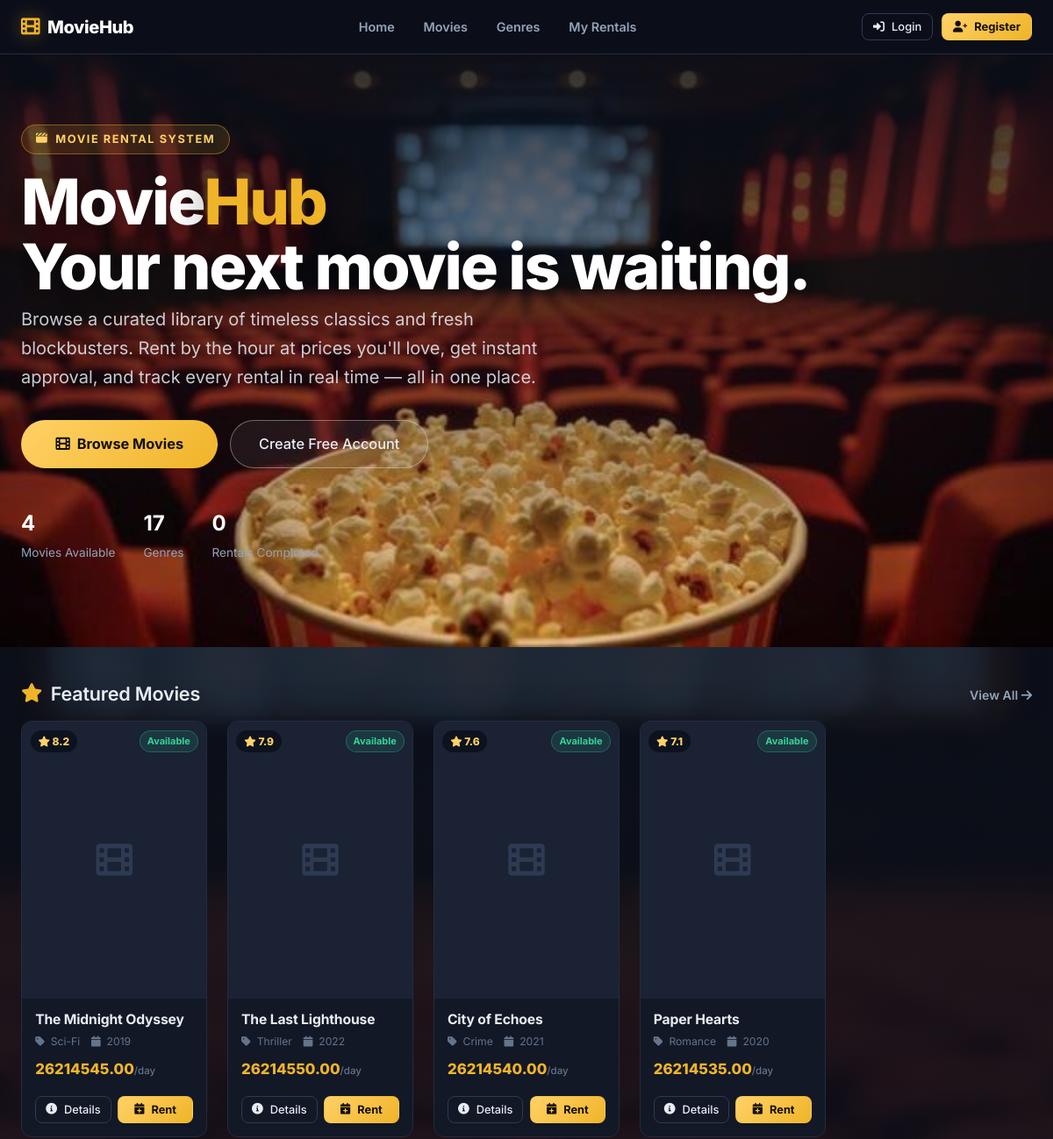
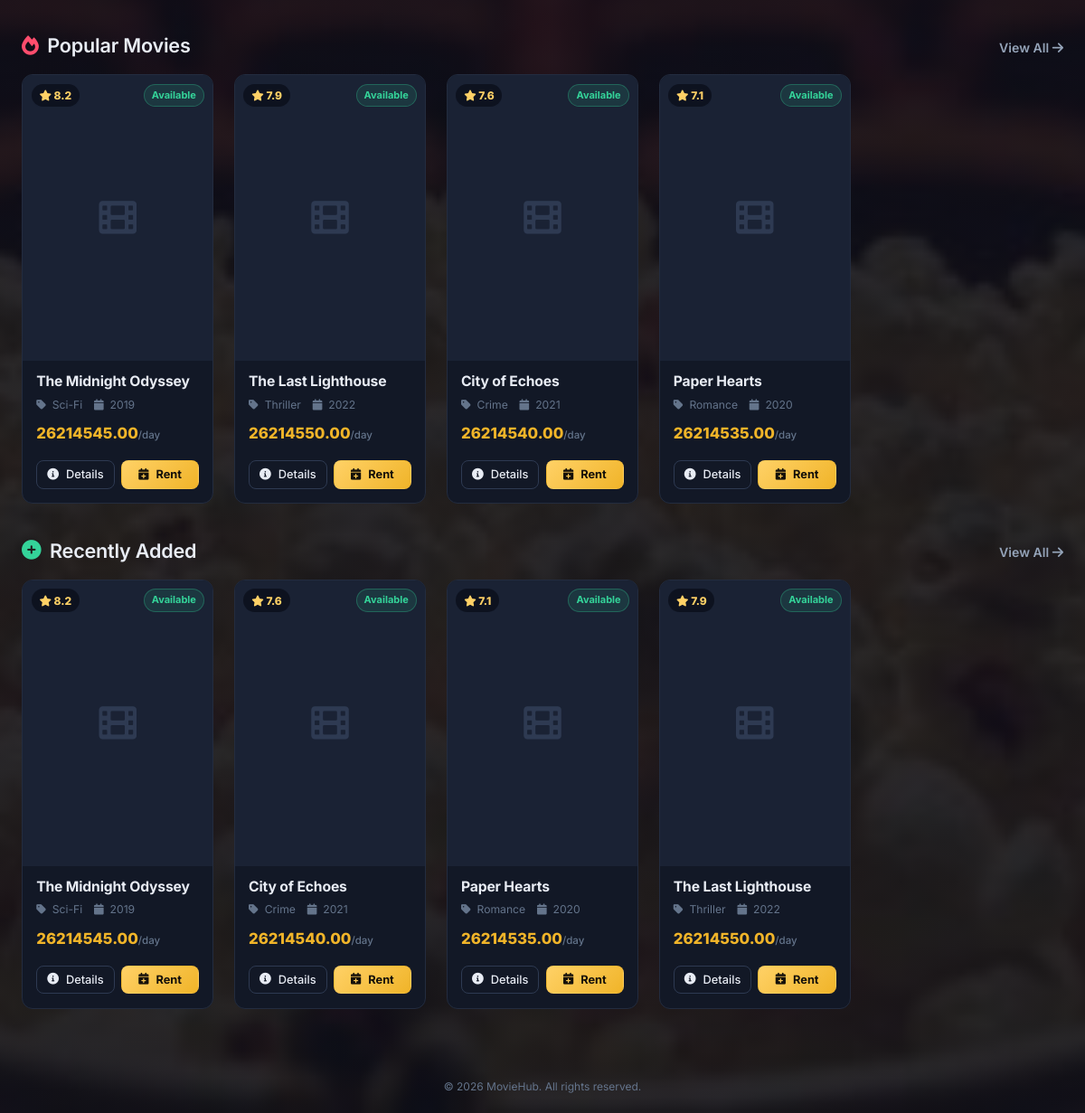
The page / on the database its author committed (2 pictures, top to bottom).
### tables this page shows
CREATE TABLE IF NOT EXISTS movies (
    movie_id INT UNSIGNED NOT NULL AUTO_INCREMENT,
    title VARCHAR(150) NOT NULL,
    description TEXT DEFAULT NULL,
    genre_id INT UNSIGNED DEFAULT NULL,
    release_year SMALLINT UNSIGNED DEFAULT NULL,
    director VARCHAR(100) DEFAULT NULL,
    cast_members TEXT DEFAULT NULL,
    duration_minutes SMALLINT UNSIGNED DEFAULT NULL,
    rating DECIMAL(3,1) UNSIGNED DEFAULT NULL,
    rental_price DECIMAL(10,2) NOT NULL,
    poster VARCHAR(255) DEFAULT NULL,
    status ENUM('available','rented','maintenance') NOT NULL DEFAULT 'available',
    created_at TIMESTAMP NOT NULL DEFAULT CURRENT_TIMESTAMP,
    updated_at TIMESTAMP NOT NULL DEFAULT CURRENT_TIMESTAMP ON UPDATE CURRENT_TIMESTAMP,
    PRIMARY KEY (movie_id),
    KEY fk_movies_genre (genre_id),
    KEY idx_movies_status (status),
    CONSTRAINT fk_movies_genre FOREIGN KEY (genre_id) REFERENCES genres(id)
        ON DELETE SET NULL ON UPDATE CASCADE
);

CREATE TABLE IF NOT EXISTS genres (
    id INT UNSIGNED AUTO_INCREMENT PRIMARY KEY,
    name VARCHAR(50) UNIQUE NOT NULL,
    created_at TIMESTAMP DEFAULT CURRENT_TIMESTAMP
);

### includes/header_public.php (called while the page is built, shortened)
<?php
require_once __DIR__ . '/navbar.php';
?>

### index.php (the view, shortened to what this page needs)
<?php
require_once 'db_connect.php';
try {
    $featured = $pdo->query("SELECT m.movie_id, m.title, m.poster, m.release_year, m.rating, m.rental_price, m.status, g.name AS genre FROM movies m LEFT JOIN genres g ON m.genre_id = g.id WHERE m.status = 'available' AND m.rating IS NOT NULL ORDER BY m.rating DESC, m.created_at DESC LIMIT 8")->fetchAll();
} catch (PDOException $e) { $featured = []; }
try {
    $popular = $pdo->query("SELECT m.movie_id, m.title, m.poster, m.release_year, m.rating, m.rental_price, m.status, g.name AS genre, COUNT(r.rental_id) AS rental_count FROM movies m LEFT JOIN genres g ON m.genre_id = g.id LEFT JOIN rentals r ON r.movie_id = m.movie_id GROUP BY m.movie_id, m.title, m.poster, m.release_year, m.rating, m.rental_price, m.status, g.name ORDER BY rental_count DESC, m.rating DESC LIMIT 8")->fetchAll();
} catch (PDOException $e) { $popular = []; }
try {
    $recent = $pdo->query("SELECT m.movie_id, m.title, m.poster, m.release_year, m.rating, m.rental_price, m.status, g.name AS genre FROM movies m LEFT JOIN genres g ON m.genre_id = g.id ORDER BY m.created_at DESC LIMIT 8")->fetchAll();
} catch (PDOException $e) { $recent = []; }
try { $total_movies = $pdo->query("SELECT COUNT(*) FROM movies")->fetchColumn(); } catch (Exception $e) { $total_movies = 0; }
try { $total_genres = $pdo->query("SELECT COUNT(*) FROM genres")->fetchColumn(); } catch (Exception $e) { $total_genres = 0; }
try { $total_rentals = $pdo->query("SELECT COUNT(*) FROM rentals WHERE status = 'approved'")->fetchColumn(); } catch (Exception $e) { $total_rentals = 0; }
function mh_movie_card(array $movie): void {
    $detailUrl = 'client/movie_details.php?id=' . (int)$movie['movie_id'];
    $rentUrl = 'client/dashboard.php?rent=' . (int)$movie['movie_id'];
    ?>
    <div class="movie-card">
        <a href="<?php echo $detailUrl; ?>" class="movie-poster">
            <?php if (!empty($movie['poster'])): ?>
                <img src="<?php echo htmlspecialchars(movie_poster_url($movie['poster'])); ?>" alt="<?php echo htmlspecialchars($movie['title']); ?>" loading="lazy">
            <?php else: ?>
                <span class="ph-fallback"><i class="fas fa-film"></i></span>
            <?php endif; ?>
            <?php if ($movie['rating'] !== null && $movie['rating'] !== ''): ?>
                <span class="movie-rating"><i class="fas fa-star"></i> <?php echo number_format((float)$movie['rating'], 1); ?></span>
            <?php endif; ?>
            <span class="status-badge status-<?php echo htmlspecialchars($movie['status']); ?> movie-status"><?php echo ucfirst(htmlspecialchars($movie['status'])); ?></span>
        </a>
        <div class="movie-body">
            <h3 class="movie-title" title="<?php echo htmlspecialchars($movie['title']); ?>"><?php echo htmlspecialchars($movie['title']); ?></h3>
            <div class="movie-meta">
                <span><i class="fas fa-tag"></i> <?php echo htmlspecialchars($movie['genre'] ?? 'Uncategorized'); ?></span>
                <?php if (!empty($movie['release_year'])): ?><span><i class="fas fa-calendar"></i> <?php echo (int)$movie['release_year']; ?></span><?php endif; ?>
            </div>
            <div class="movie-price"><?php echo CURRENCY_SYMBOL . number_format((float)$movie['rental_price'], 2); ?><small>/day</small></div>
        </div>
        <div class="movie-foot">
            <a href="<?php echo $detailUrl; ?>" class="btn btn-sm btn-outline"><i class="fas fa-info-circle"></i> Details</a>
            <?php if ($movie['status'] === 'available'): ?>
                <a href="<?php echo $rentUrl; ?>" class="btn btn-sm btn-primary"><i class="fas fa-calendar-plus"></i> Rent</a>
            <?php endif; ?>
        </div>
    </div>
    <?php
}
$mh_isGuest = !isset($_SESSION['user_id']) && !isset($_SESSION['admin_id']) && !isset($_SESSION['super_admin_id']);
?>
<!DOCTYPE html>
<html lang="en">
<head>
    <link rel="stylesheet" href="assets/css/style.css?v=2.3.0">
    <link href="https://cdnjs.cloudflare.com/ajax/libs/font-awesome/6.0.0/css/all.min.css" rel="stylesheet">
</head>
<body class="mh-home">
    <?php require_once 'includes/header_public.php'; ?>
    <main>
        <section class="mh-hero">
            <div class="mh-hero-content">
                <span class="mh-hero-kicker"><i class="fas fa-clapperboard"></i> Movie Rental System</span>
                <h1 class="mh-hero-title">Movie<em>Hub</em><br>Your next movie is waiting.</h1>
                <p class="mh-hero-sub">
                    Browse a curated library of timeless classics and fresh blockbusters.
                    Rent by the hour at prices you'll love, get instant approval,
                    and track every rental in real time — all in one place.
                </p>
                <div class="mh-hero-actions">
                    <a href="client/movies.php" class="btn btn-primary" style="padding:0.9rem 2.4rem;font-size:1.02rem;border-radius:999px;">
                        <i class="fas fa-film"></i> Browse Movies
                    </a>
                    <?php if ($mh_isGuest): ?>
                        <a href="client/register.php" class="btn btn-outline" style="padding:0.9rem 2rem;font-size:1.02rem;border-radius:999px;background:rgba(255,255,255,0.06);border-color:rgba(255,255,255,0.35);color:#fff;">
                            Create Free Account
                        </a>
                    <?php endif; ?>
                </div>
                <div class="mh-hero-stats">
                    <div class="mh-stat"><b><?php echo (int)$total_movies; ?></b><span>Movies Available</span></div>
                    <div class="mh-stat"><b><?php echo (int)$total_genres; ?></b><span>Genres</span></div>
                    <div class="mh-stat"><b><?php echo (int)$total_rentals; ?></b><span>Rentals Completed</span></div>
                </div>
            </div>
        </section>
        <section class="mh-section">
            <div class="mh-section-head">
                <h2><i class="fas fa-star"></i> Featured Movies</h2>
                <a href="client/movies.php">View All <i class="fas fa-arrow-right"></i></a>
            </div>
            <div class="movie-grid">
<?php foreach ($featured as $movie) { mh_movie_card($movie); } ?>
            </div>
        </section>
        <section class="mh-section">
            <div class="mh-section-head">
                <h2><i class="fas fa-fire" style="color:#ff4d6d;"></i> Popular Movies</h2>
                <a href="client/movies.php">View All <i class="fas fa-arrow-right"></i></a>
            </div>
            <div class="movie-grid">
<?php foreach ($popular as $movie) { mh_movie_card($movie); } ?>
            </div>
        </section>
        <section class="mh-section">
            <div class="mh-section-head">
                <h2><i class="fas fa-plus-circle" style="color:#34d399;"></i> Recently Added</h2>
                <a href="client/movies.php">View All <i class="fas fa-arrow-right"></i></a>
            </div>
            <div class="movie-grid">
<?php foreach ($recent as $movie) { mh_movie_card($movie); } ?>
            </div>
        </section>
    </main>
    <?php require_once 'includes/footer.php'; ?>
</body>
</html>

### includes/navbar.php (shortened to what this page needs)
<?php
$currentScript = $_SERVER['SCRIPT_NAME'] ?? '';
$inClient = strpos($currentScript, '/client/') !== false;
$inAdmin = strpos($currentScript, '/admin/') !== false;
$inSuper = strpos($currentScript, '/superadmin/') !== false;
$basePath = ($inClient || $inAdmin || $inSuper) ? '../' : '';
$isAdminSession = isset($_SESSION['admin_id']) || isset($_SESSION['super_admin_id']);
$isUserSession = !$isAdminSession && isset($_SESSION['user_id']);
$uri = $_SERVER['REQUEST_URI'] ?? '';
$mhActive = function ($needle) use ($uri) {
    return strpos($uri, $needle) !== false ? 'active' : '';
};
if ($isAdminSession):
    $adminName = $_SESSION['admin_full_name'] ?? $_SESSION['full_name'] ?? 'Admin';
    $adminDash = $inAdmin ? 'dashboard.php' : ($inSuper ? 'dashboard.php' : ($basePath . 'admin/dashboard.php'));
    $logoutUrl = $basePath . 'client/logout.php';
?>
<nav class="mh-navbar">
    <a href="<?php echo $basePath; ?>index.php" class="mh-brand"><i class="fas fa-film"></i>MovieHub</a>
    <ul class="mh-nav-links" id="mhNavLinks">
        <li><a href="<?php echo $basePath; ?>index.php" class="<?php echo $mhActive('/index.php'); ?>">Home</a></li>
        <li><a href="<?php echo $basePath; ?>admin/dashboard.php" class="<?php echo $mhActive('/admin/dashboard.php'); ?>">Admin Dashboard</a></li>
        <li><a href="<?php echo $basePath; ?>admin/manage_movies.php" class="<?php echo $mhActive('/admin/manage_movies.php'); ?>">Movies</a></li>
        <li><a href="<?php echo $basePath; ?>admin/manage_genres.php" class="<?php echo $mhActive('/admin/manage_genres.php'); ?>">Genres</a></li>
        <li><a href="<?php echo $basePath; ?>admin/rental_requests.php" class="<?php echo $mhActive('/admin/rental_requests.php'); ?>">Rentals</a></li>
    </ul>
    <div class="mh-nav-right">
        <span class="mh-user-chip"><span class="avatar avatar-sm"><?php echo strtoupper(substr($adminName, 0, 1)); ?></span><span><?php echo htmlspecialchars($adminName); ?></span></span>
        <a href="<?php echo $basePath; ?>admin/logout.php" class="btn btn-sm btn-outline"><i class="fas fa-sign-out-alt"></i> Logout</a>
        <button class="mh-burger" onclick="document.getElementById('mhNavLinks').classList.toggle('open')" aria-label="Menu"><i class="fas fa-bars"></i></button>
    </div>
</nav>
<?php else: ?>
<nav class="mh-navbar">
    <a href="<?php echo $basePath; ?>index.php" class="mh-brand"><i class="fas fa-film"></i>MovieHub</a>
    <ul class="mh-nav-links" id="mhNavLinks">
        <li><a href="<?php echo $basePath; ?>index.php" class="<?php echo $mhActive('/index.php'); ?>">Home</a></li>
        <li><a href="<?php echo $basePath; ?>client/login.php">Movies</a></li>
        <li><a href="<?php echo $basePath; ?>client/login.php">Genres</a></li>
        <li><a href="<?php echo $basePath; ?>client/login.php">My Rentals</a></li>
    </ul>
    <div class="mh-nav-right">
        <a href="<?php echo $basePath; ?>client/login.php" class="btn btn-sm btn-outline"><i class="fas fa-sign-in-alt"></i> Login</a>
        <a href="<?php echo $basePath; ?>client/register.php" class="btn btn-sm btn-primary"><i class="fas fa-user-plus"></i> Register</a>
    </div>
</nav>
<?php endif; ?>

### includes/footer.php
<footer style="flex-shrink:0;padding:0.5rem;text-align:center;color:rgba(255,255,255,0.7);font-size:0.75rem;border:none;">
    <p style="margin:0;padding:0;border:none;">&copy; <?php echo date('Y'); ?> MovieHub. All rights reserved.</p>
</footer>

### rows shown on the page
movies: rating "8.2", status "Available", title "The Midnight Odyssey", genre.name "Sci-Fi", release_year "2019", rental_price "45.00"
movies: rating "7.9", status "Available", title "The Last Lighthouse", genre.name "Thriller", release_year "2022", rental_price "50.00"
movies: rating "7.6", status "Available", title "City of Echoes", genre.name "Crime", release_year "2021", rental_price "40.00"
movies: rating "7.1", status "Available", title "Paper Hearts", genre.name "Romance", release_year "2020", rental_price "35.00"

### other values the page prints
$total_movies "4"
$total_genres "17"
$total_rentals "0"
